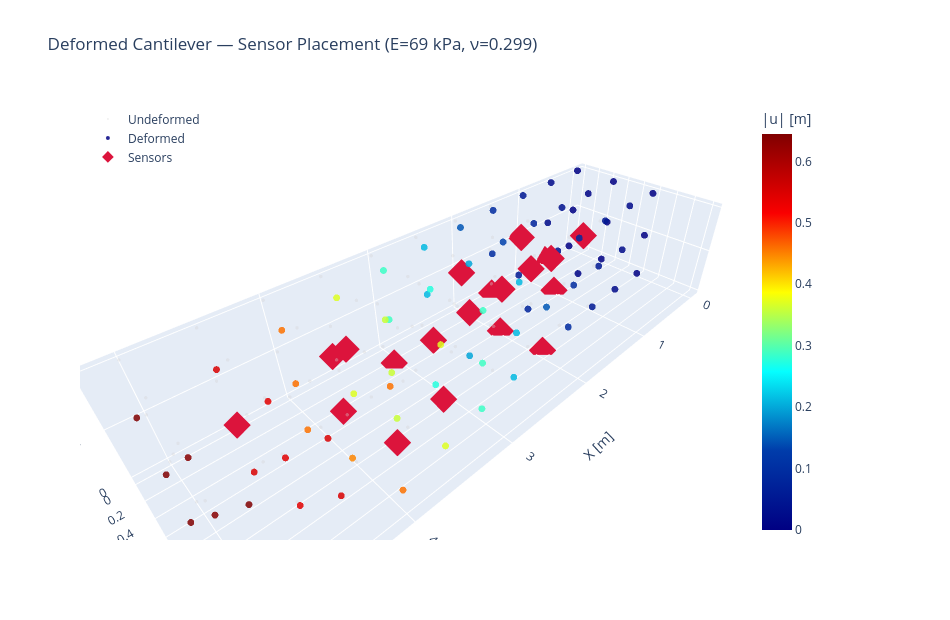

Source (notebook cell):
### Code cell
import plotly.graph_objects as go

# Representative deformed config using mean training parameters
E_rep = float(q_i[:, 0].mean())
nu_rep = float(q_i[:, 1].mean())
u_rep = fwd_pred([jnp.full((mesh.cells.shape[0], 8), E_rep),
                  jnp.full((mesh.cells.shape[0], 8), nu_rep)])[0]
points_def = mesh.points + np.array(u_rep)
disp_mag = np.linalg.norm(np.array(u_rep), axis=1)
sensor_def = points_def[sensor_node_indices]

fig = go.Figure()

# Undeformed mesh (background reference)
fig.add_trace(go.Scatter3d(
    x=mesh.points[:, 0], y=mesh.points[:, 1], z=mesh.points[:, 2],
    mode='markers',
    marker=dict(size=2, color='lightgray', opacity=0.35),
    name='Undeformed'
))

# Deformed nodes coloured by displacement magnitude
fig.add_trace(go.Scatter3d(
    x=points_def[:, 0], y=points_def[:, 1], z=points_def[:, 2],
    mode='markers',
    marker=dict(
        size=4,
        color=disp_mag,
        colorscale='Jet',
        colorbar=dict(title='|u| [m]', x=0.85),
        opacity=0.85
    ),
    name='Deformed'
))

# Sensor nodes on deformed mesh
fig.add_trace(go.Scatter3d(
    x=sensor_def[:, 0], y=sensor_def[:, 1], z=sensor_def[:, 2],
    mode='markers',
    marker=dict(size=9, color='crimson', symbol='diamond', opacity=1.0),
    name='Sensors'
))

fig.update_layout(
    title=f'Deformed Cantilever — Sensor Placement (E={E_rep/1000:.0f} kPa, ν={nu_rep:.3f})',
    scene=dict(
        xaxis_title='X [m]', yaxis_title='Y [m]', zaxis_title='Z [m]',
        aspectmode='data'
    ),
    legend=dict(x=0.01, y=0.99),
    width=950, height=620
)
fig.show()
